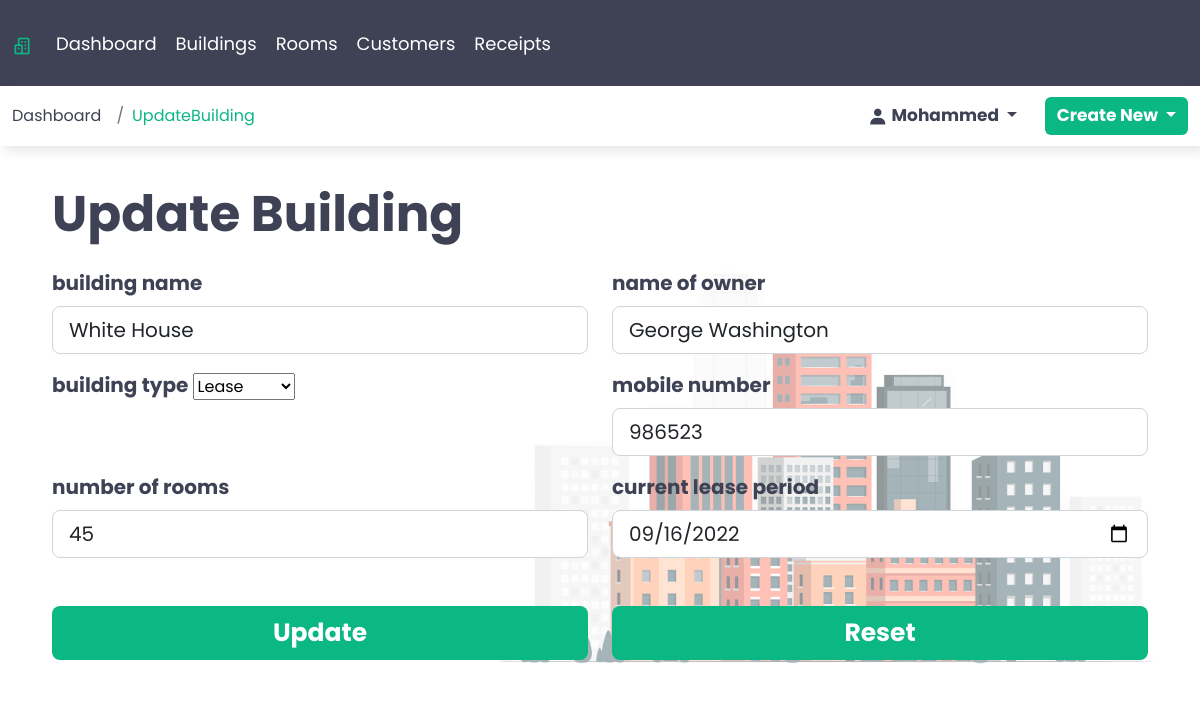
Before: /update/7 (signed in) with the older database file.
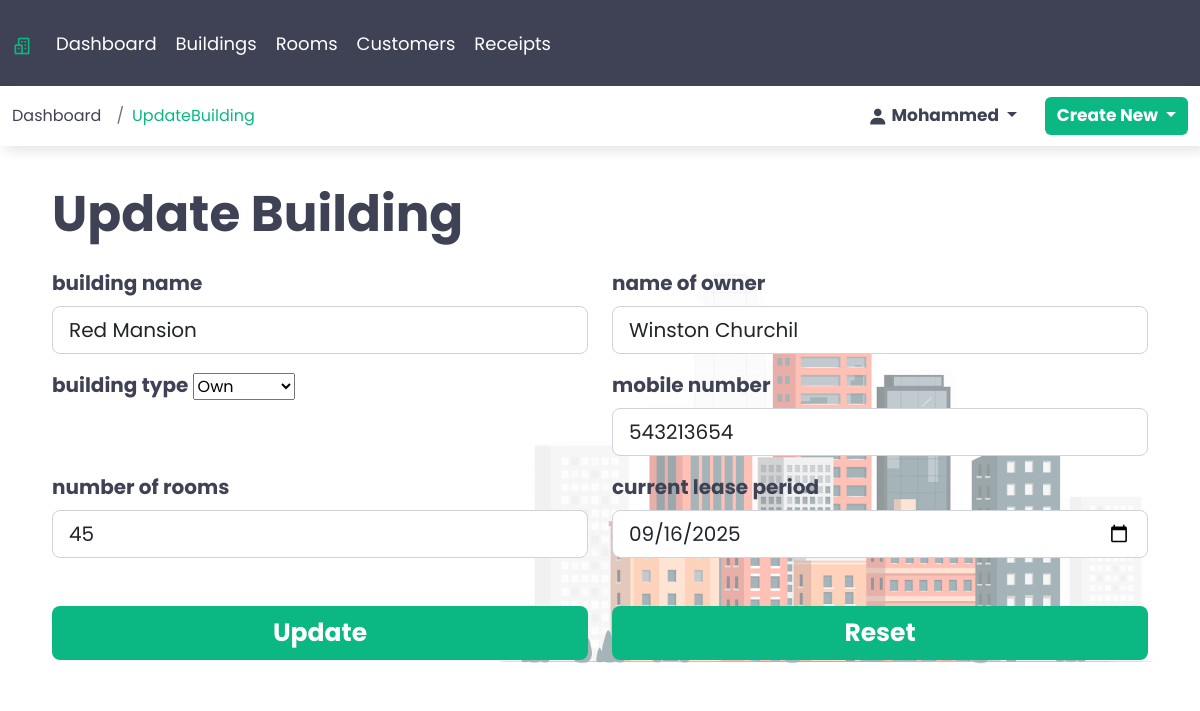
After: the same page with the newer database file.
### webapp/models.py (models this page shows)
class Building(models.Model):
    building_name = models.CharField(max_length=50)
    name_of_owner = models.CharField(max_length=50)
    building_type = models.ForeignKey(BuildingType, on_delete=models.CASCADE)
    number_of_rooms = models.IntegerField()
    mobile_number = models.IntegerField()
    current_lease_period = models.DateField()

class BuildingType(models.Model):
   building_type = models.CharField(max_length=100)
   def __str__(self):
       return self.building_type

### webapp/views.py (the view)
# urls.py: path('update/<int:bldg_id>', views.UpdateBuilding, name='update_building'),
@login_required()
def UpdateBuilding(request, bldg_id):
    bldg_type = BuildingType.objects.all()
    Update_building = Building.objects.get(id=bldg_id)
    form = BuildingForm(instance=Update_building)
    if request.method == 'POST':
        form = BuildingForm(request.POST, instance=Update_building)
        if form.is_valid():
            form.save()
            return redirect('buildings')
    return render(request, 'update_building.html', {'context':'UpdateBuilding', 'bldg_type':bldg_type, 'form':form})

### webapp/forms.py
class BuildingForm(ModelForm):
    building_name = forms.CharField(widget=forms.TextInput(attrs={'class': 'form-control form-control-lg'}))
    name_of_owner = forms.CharField(widget=forms.TextInput(attrs={'class': 'form-control form-control-lg'}))
    number_of_rooms = forms.IntegerField(widget=forms.NumberInput(attrs={'class': 'form-control form-control-lg'}))
    mobile_number = forms.IntegerField(widget=forms.NumberInput(attrs={'class': 'form-control form-control-lg'}))
    current_lease_period = forms.DateField(widget=forms.DateInput(attrs={'class':'form-control form-control-lg','type':'date'}))
    class Meta:
        model = Building
        fields = '__all__'

### templates/update_building.html (shortened to what this page needs)
{% extends 'base.html' %}
{% load static %}
{% block content %}
    <div class="container-fluid">
        <div class="main-box">
            <div class="row d-flex align-items-center justify-content-center">
                <div class="col-xs-12 col-sm-12 col-md-12 col-lg-12 col-xl-12 d-flex align-items-start flex-column">
                    <h1 class="mb-4 mt-2">Update Building</h1>
                    <form method="post" autocomplete="off">
                        <div class="row">
                            <div class="col-xs-12 col-sm-12 col-md-12 col-lg-6">
                                <div class="mb-3">
                                    <label for="building_name" class="form-label">building name</label>
                                    {{ form.building_name}}
                                </div>
                            </div>
                            <div class="col-xs-12 col-sm-12 col-md-12 col-lg-6">
                                <div class="mb-3">
                                    <label for="name_of_owner" class="form-label">name of owner</label>
                                    {{ form.name_of_owner}}
                                </div>
                            </div>
                            <div class="col-xs-12 col-sm-12 col-md-12 col-lg-6">
                                <label for="building_type" class="form-label">building type</label>
                                {{form.building_type}}
                            </div>
                            <div class="col-xs-12 col-sm-12 col-md-12 col-lg-6">
                                <div class="mb-3">
                                    <label for="mobile_number" class="form-label">mobile number</label>
                                    {{form.mobile_number}}
                                </div>
                            </div>
                            <div class="col-xs-12 col-sm-12 col-md-12 col-lg-6">
                                <div class="mb-3">
                                    <label for="number_of_rooms" class="form-label">number of rooms</label>
                                    {{form.number_of_rooms}}
                                </div>
                            </div>
                            <div class="col-xs-12 col-sm-12 col-md-12 col-lg-6">
                                <div class="mb-5">
                                    <label for="current_lease_period" class="form-label">current lease period</label>
                                    {{form.current_lease_period}}
                                </div>
                            </div>
                            <div class="col-xs-12 col-sm-12 col-md-12 col-lg-6">
                                <button type="submit" class="btn btn-lg mb-4">Update</button>
                            </div>
                            <div class="col-xs-12 col-sm-12 col-md-12 col-lg-6">
                                <button type="reset" class="btn btn-lg">Reset</button>
                            </div>
                        </div>
                    </form>
                </div>
            </div>
        </div>
    </div>
{% endblock %}

Changed rows visible on the page:
changed Building: building_name "White House" → "Red Mansion"; name_of_owner "George Washington" → "Winston Churchil"; mobile_number "986523" → "543213654"; current_lease_period "09/16/2022" → "09/16/2025"
computed for BuildingType: building_type "Lease" → "Own"
